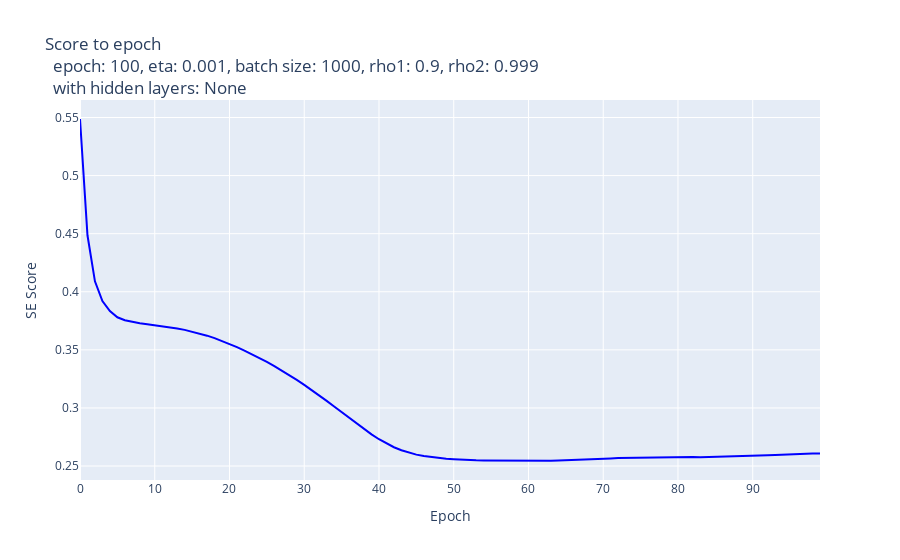

Notebook code cell kept with this figure:
### Code cell
util.draw_scores(ls_scores_pre_1,"None",hyperparams,"SE Score")
